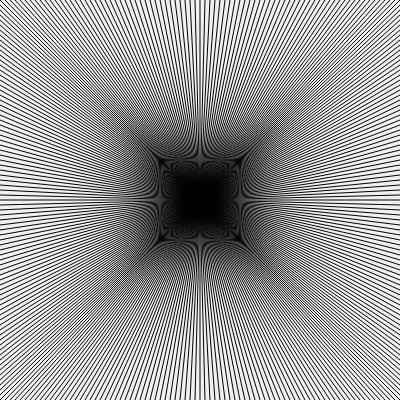
Frame 1 (no input)
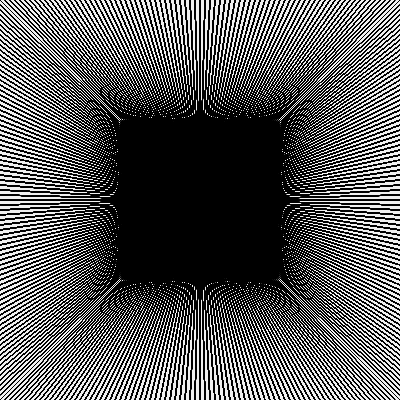
Frame 60 (no input)
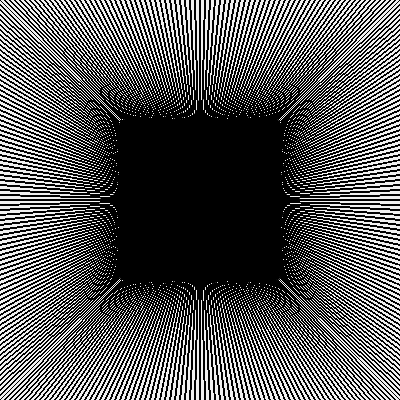
Frame 120 (the mouse pressed at the canvas centre since frame 60)

The p5.js sketch that drew these frames (run headless with seeded random() and noise() and a simulated clock; from frame 60 on, the mouse is pressed at the canvas centre):

// p5.js sketch
// ── sketch.js
// http://www.ac-grenoble.fr/disciplines/informatiquelycee/p5_base_a3.html
// Dessin d'un motif


function setup()
{
  createCanvas(400,400);
  background(240);
  stroke(0,0,0);  // couleur
}


function draw()
{
  var nb_lignes=80;
  var ecart=width/nb_lignes;
  //lignes allant du haut vers le bas
  for (var i=0;i<=nb_lignes;i++)
  {
    line(i*ecart,0,width-i*ecart,height);
  }
  //lignes allant de la gauche vers la droite;
  for (var i=0;i<=nb_lignes;i++)
  {
    line(0,i*ecart,width,height-i*ecart);
  }
  
}
